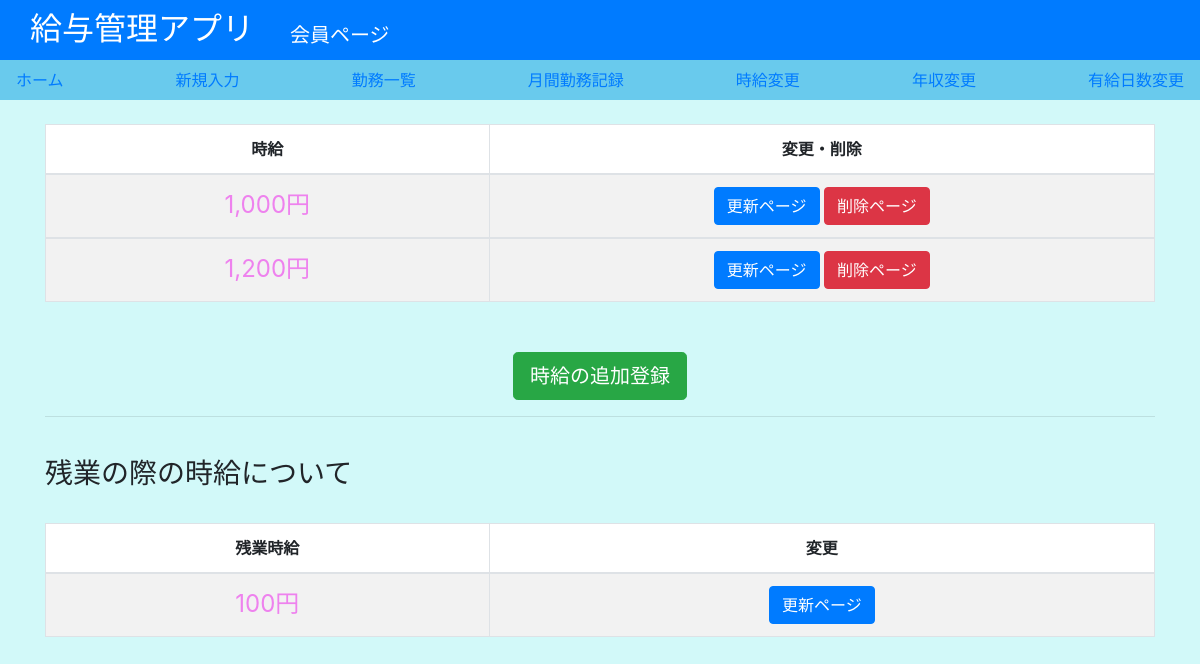
/listwage/ (signed in), run on an earlier commit of the app's database.
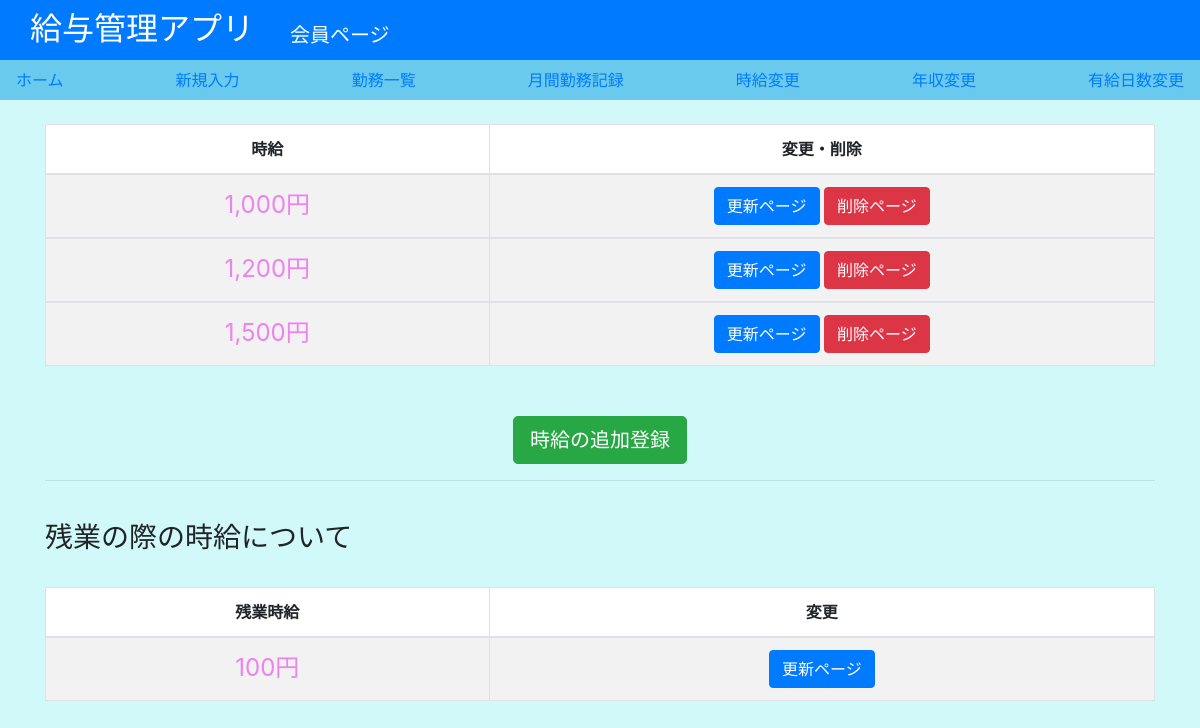
And on a later commit of the database.
### salary/models.py (models this page shows, shortened)
class Wage(models.Model):
    class Meta:
        verbose_name ="時給"
    name = models.PositiveIntegerField(default=1000,verbose_name ="時給")
    user = models.ForeignKey(get_user_model(), verbose_name='ログインユーザー', on_delete=models.CASCADE)

### salary/views.py (the view)
# urls.py: path("listwage/", views.wagelist, name="wage_list"),
def wagelist(request):
    wage=Wage.objects.filter(user_id=request.user.id)
    zangyo=Zangyo.objects.get(user_id=request.user.id).name
    return render(request, 'salary/wage_list.html', {"wage":wage,"zangyo":zangyo})

### salary/templates/salary/wage_list.html
{% extends "salary/base2.html" %}
{% load humanize %}
{% block main %}
<table style="background-color: white;" id=wage_list width="100%" class="table table-striped table-bordered table-hover">
    <thead>
        <tr>
            <th class="center">時給</th>
            <th class="center">変更・削除</th>
        </tr>
    </thead>
    {% for wage in wage %}
    <tbody>
        <tr>
            <td  class="center" width="100"><span class="important">{{ wage.name|intcomma }}円</span></td>
            <td class="center" width="150">
                <a class="btn btn-primary" href="{% url 'wage_update' wage.id %}" role="button">更新ページ</a>
                <a class="btn btn-danger" href="{% url 'wage_delete' wage.id %}" role="button">削除ページ</a>
            </td>
        </tr>
    </tbody>
{% empty %}
    <h1 class="center">コンテンツがありません。</h1>
{% endfor %}
</table>
<h3 class="center2"><a class="btn btn-success btn-lg" href="{% url 'wage_create' %}" role="button">時給の追加登録</a></h3>
<hr><br>
<h3>残業の際の時給について</h3><br>
<table style="background-color: white;" id=zangyo_wage_list width="70%" class="table table-striped table-bordered table-hover">
    <thead>
        <tr>
            <th class="center">残業時給</th>
            <th class="center">変更</th>
        </tr>
    </thead>
    <tbody>
        <tr>
            <td  class="center" width="100"><span class="important">{{ zangyo|intcomma }}円</span></td>
            <td class="center" width="150">
                <a class="btn btn-primary" href="{% url 'zangyo_update' %}" role="button">更新ページ</a>
            </td>
        </tr>
    </tbody>
</table>
{% endblock %}

What changed in the data, as far as the page shows it:
added Wage: name "1,500"
